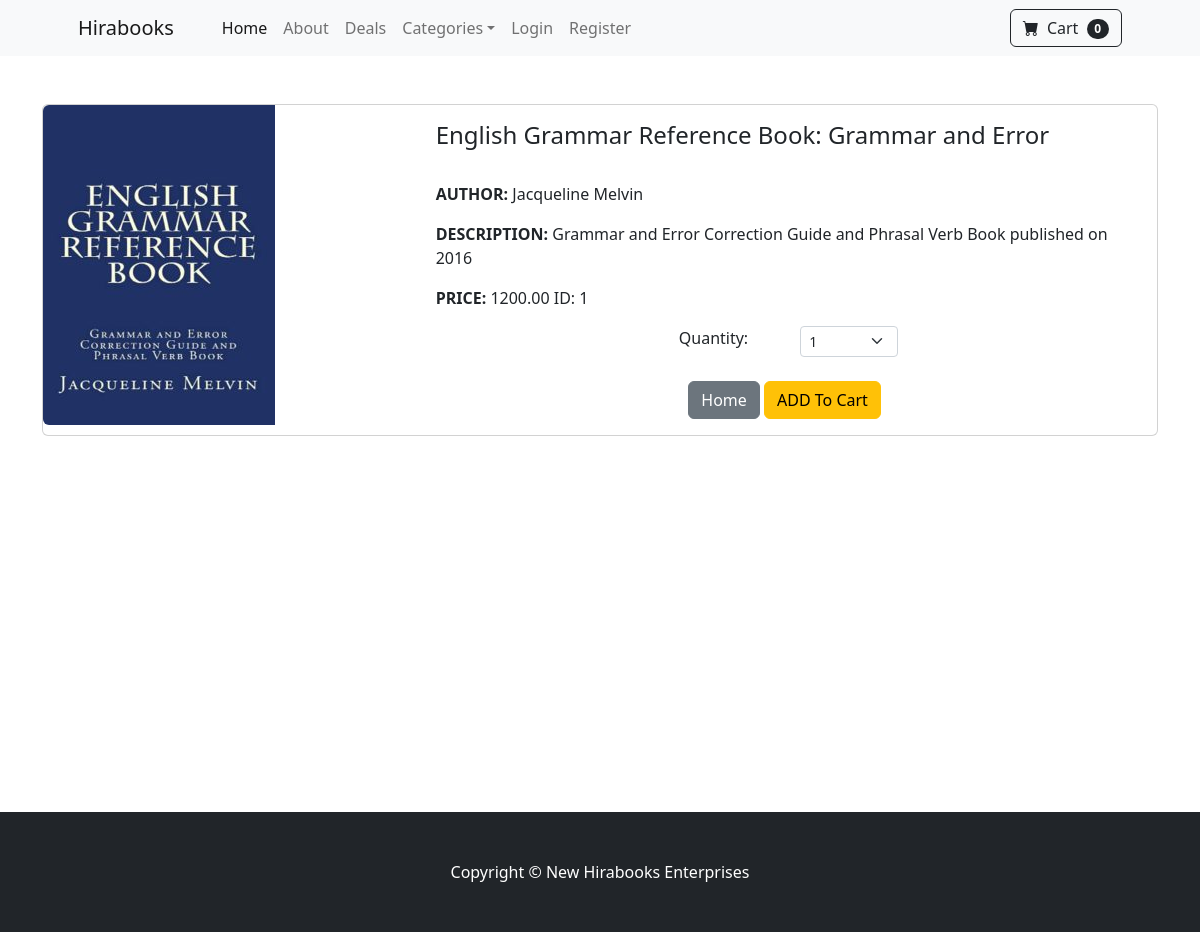
The app's page /record/1 with its own data.
### store/models.py (models this page shows, shortened)
class Product(models.Model):
    name = models.CharField(max_length=50)
    price =  models.DecimalField(default=0, decimal_places=2, max_digits=8)
    category = models.ForeignKey(Category, on_delete=models.CASCADE, default=3)
    author = models.CharField(max_length=50)
    description = models.TextField(max_length=250, default='', blank=True)
    image = models.ImageField(upload_to='uploads/product/')
    is_sale = models.BooleanField(default=False)
    new_arrival = models.BooleanField(default=False)
    sale_price = models.DecimalField(default=0, decimal_places=2, max_digits=6)

### store/views.py (the view)
# urls.py: path('record/<int:pk>', views.product_record, name='record'),
def product_record(request, pk):
    product_record = Product.objects.get(id=pk)
    return render(request, 'record.html', {'product_record': product_record})

### cart/cart.py (called while the page is built)
    def __len__(self):
        return len(self.cart)

### cart/context_processors.py (called while the page is built)
def cart(request):
    return {'cart': Cart(request)}

### store/templates/record.html (shortened to what this page needs)
{% extends 'base.html' %}
{% block content %}
    <div class="container">
        <br/>
        <br/>
        <div class="card mb-3">
            <div class="row g-3">
              <div class="col-md-4">
                <img src="{{ product_record.image.url }}" class="img-fluid rounded-start" alt="Book image">
              </div>
              <div class="col-md-8">
                <div class="card-body">
                  <h4 class="card-title">{{ product_record.name }}</h4>
                  <p class="card-text"> <strong>AUTHOR: </strong>  {{ product_record.author }}</p>
                  <p class="card-text"><strong>DESCRIPTION: </strong> {{ product_record.description }}</p>
                  {% if product_record.is_sale %}
                  रु <strike>{{ product_record.price }}</strike>
                  &nbsp;
                  <p class="card-text"> <strong>SALE PRICE: </strong> रु {{ product_record.sale_price }}
                  ID: {{ product_record.id }}
                  <br/>
                  {% else %}
                  <p class="card-text"> <strong>PRICE: </strong>  {{ product_record.price }}
                  ID: {{ product_record.id }}
                  </p>
                  {% endif %}
                    <div class="row justify-content-center">
                      <div class="col-md-2">Quantity:</div>
                      <div class="col-md-2">
                        <select class="form-select form-select-sm"
                        id="qty-cart">
                        <option value="1">1</option>
                        </select>
                      </div>
                    </div>
                  <br/>
                  <div class="mx-auto" style="width: 200px;">
                    <a href="{% url 'home' %}" class="btn btn-secondary " > Home </a>
                    <button type="button" value="{{ product_record.id }}" id="add-cart" class="btn btn-warning "> ADD To Cart </a>
                  </div>
                </div>
              </div>
            </div>
          </div>
    </div>
    <br/><br/><br/><br/><br/>
    <br/><br/><br/><br/><br/>
    <br/><br/><br/><br/><br/>
{% endblock %}

### records on screen
Product: image (picture), name "English Grammar Reference Book: Grammar and Error", author "Jacqueline Melvin", description "Grammar and Error Correction Guide and Phrasal Verb Book published on 2016", price "1200.00", id "1"

### other values on screen
{{ cart|length }} "0"
